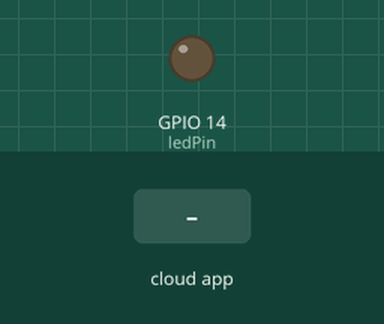
This sketch was run on a simulated ESP8266 (NodeMCU). Parts: output pins drawn as LEDs (lit = HIGH). The inputs (shaded band) are chosen by the test bench. WiFi joins after 1.5 s; servers stay silent unless stated; the local clock reads 2024-03-15 10:24:30 at power-on unless the sketch sets it; the Firebase database answers and starts empty; what the sketch prints to the serial monitor is not drawn.

Above: at 2.7 s.
2.8 s: the phone or cloud app sets Control to 1
At 8.1 s:
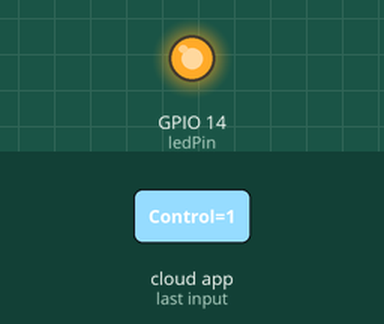
8.4 s: the phone or cloud app sets Control to 0
At 13.6 s:
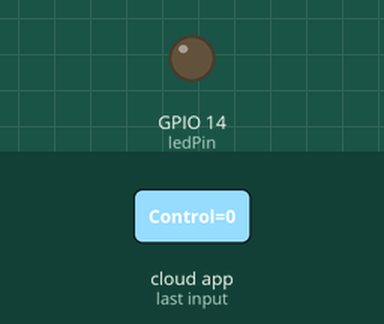
Timing chart, 0 to 15.1 s (numbered marks = the images above; inputs shaded):
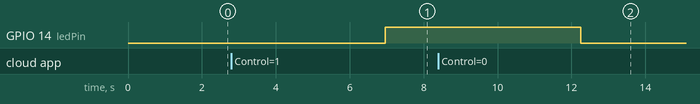

Measured:
- after the input at 2.8 s, GPIO 14 (ledPin): LOW → HIGH after 4.2 s
- after the input at 8.4 s, GPIO 14 (ledPin): HIGH → LOW after 3.9 s

The sketch:

esp8266.ino
```cpp
#include <ESP8266WiFi.h>
#include <FirebaseArduino.h>
#include <time.h>

#define WIFI_SSID       "????????"
#define WIFI_PASSWORD   "????????"
#define FIREBASE_HOST "????????"
#define FIREBASE_AUTH "????????"

const int ledPin = 14; //D5 pin esp2866
int timezone = 7;
String inputString = "";         // a string to hold incoming data
char ntp_server1[20] = "ntp.ku.ac.th";
char ntp_server2[20] = "fw.eng.ku.ac.th";
char ntp_server3[20] = "time.uni.net.th";
int dst = 0;
String v,i;
boolean stringComplete = false;  // whether the string is complete
int Control;

//------------ define function --------------------
//void serialEvent();
String NowString() ;
//------------------------------------------------

void setup()
{

  Serial.begin(19200);
  Serial.println(WiFi.localIP());
  WiFi.begin(WIFI_SSID, WIFI_PASSWORD);
  Serial.print("connecting");
  while (WiFi.status() != WL_CONNECTED)
  {
    Serial.print(".");
    delay(500);
  }
  Serial.println();
  Serial.print("connected: ");
  Serial.println(WiFi.localIP());

  pinMode(ledPin, OUTPUT);

  configTime(timezone * 3600, dst, ntp_server1, ntp_server2, ntp_server3);
  Serial.println("Waiting for time");
  while (!time(nullptr))
  {
    Serial.print(".");
    delay(500);
  }
  Serial.println();
  Serial.println("Now: " + NowString());

  Firebase.begin(FIREBASE_HOST, FIREBASE_AUTH);

}

void loop() {
 // Control=Firebase.getInt("Power/Control");

    digitalWrite(ledPin, Firebase.getInt("Power/Control"));

  while (Serial.available())
  {
    // get the new byte:
    char inChar = (char)Serial.read();
    // add it to the inputString:
    inputString += inChar;
    // if the incoming character is a newline, set a flag
    // so the main loop can do something about it:
    if (inChar == '\n')
    {
      stringComplete = true;
    }
  }
  v=inputString.substring(inputString.indexOf('V')+1, inputString.indexOf('I'));
  i=inputString.substring(inputString.indexOf('I')+1, inputString.indexOf('A'));
    StaticJsonBuffer<200> jsonBuffer;
    JsonObject& root = jsonBuffer.createObject();
    root["voltage"] = v;
    root["current"] = i;
    root["time"] = NowString();
   String name = Firebase.push("Power/data", root);
  // handle error
  if (Firebase.failed()) {
      Serial.print("pushing /logs failed:");
      Serial.println(Firebase.error());
      return;
  }
    // clear the string:
    inputString = "";
    stringComplete = false;
   // inChar = '';
  delay(5000);
}

//void serialEvent()
//{
//  while (inChar != 'A')
//  {
//    inChar = (char)Serial.read();
//    inputString += inChar;
//  }
//}

String NowString() {
  time_t now = time(nullptr);
  struct tm* newtime = localtime(&now);

  String tmpNow = "";
  tmpNow += String(newtime->tm_year + 1900);
  tmpNow += "-";
  tmpNow += String(newtime->tm_mon + 1);
  tmpNow += "-";
  tmpNow += String(newtime->tm_mday);
  tmpNow += " ";
  tmpNow += String(newtime->tm_hour);
  tmpNow += ":";
  tmpNow += String(newtime->tm_min);
  tmpNow += ":";
  tmpNow += String(newtime->tm_sec);
  return tmpNow;
}
```
